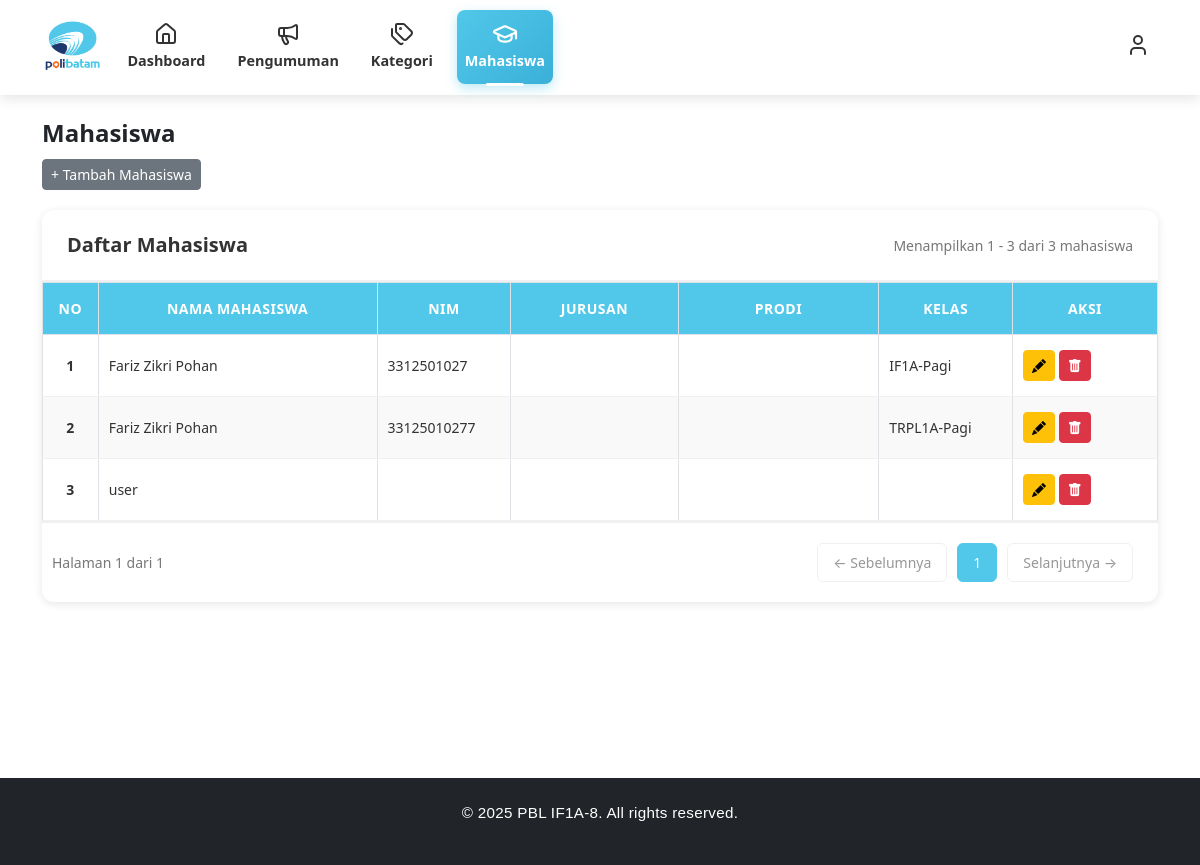
Screenshot of /views/admin/mahasiswa.php (signed in) with the database file from the repository.
### tables this page shows
CREATE TABLE `mahasiswa` (
  `mahasiswa_id` int NOT NULL,
  `nim` varchar(20) NOT NULL,
  `nama_lengkap` varchar(100) NOT NULL,
  `username` varchar(50) NOT NULL,
  `password` varchar(255) NOT NULL,
  `jurusan_id` int DEFAULT NULL,
  `prodi_id` int DEFAULT NULL,
  `kelas` varchar(50) NOT NULL,
  `email` varchar(100) DEFAULT NULL,
  `alamat` text,
  `created_at` timestamp NULL DEFAULT CURRENT_TIMESTAMP
);

### app/models/mahasiswa_model.php (called while the page is built, shortened)
<?php
class MahasiswaModel
{
    private $db;
    public function __construct()
    {
        $this->db = new mysqli('localhost', 'root', '', 'db_pbl8');
    }
    public function getAll()
    {
        $query = "SELECT
                    m.mahasiswa_id,
                    m.nim,
                    m.nama_lengkap,
                    m.kelas,
                    m.email,
                    m.alamat,
                    m.jurusan_id,
                    m.prodi_id,
                    j.nama_jurusan AS jurusan,
                    p.nama_prodi AS prodi,
                    m.created_at
                  FROM mahasiswa m
                  LEFT JOIN jurusan j ON m.jurusan_id = j.jurusan_id
                  LEFT JOIN prodi p ON m.prodi_id = p.prodi_id
                  ORDER BY m.nama_lengkap ASC";
        $result = $this->db->query($query);
        $data = [];
        while ($row = $result->fetch_assoc()) {
            $data[] = $row;
        }
        return $data;
    }
}
?>

### app/controllers/admin/mahasiswa_controller.php (called while the page is built, shortened)
<?php
class MahasiswaControllerAdmin {
    private $mahasiswaModel;
    public function __construct() {
        include __DIR__ . '/../../../config/config.php';
        require_once __DIR__ . '/../../models/mahasiswa_model.php';
        $this->mahasiswaModel = new MahasiswaModel($config);
    }
    public function index() {
        return $this->mahasiswaModel->getAll();
    }
}
?>

### views/admin/mahasiswa.php (the view, shortened to what this page needs)
<?php
require_once __DIR__ . '/../../app/controllers/admin/mahasiswa_controller.php';
 $mahasiswaController = new MahasiswaControllerAdmin();
 $itemsPerPage = 10;
 $currentPage = isset($_GET['page']) ? max(1, intval($_GET['page'])) : 1;
 $offset = ($currentPage - 1) * $itemsPerPage;
 $allMahasiswa = $mahasiswaController->index();
 $totalData = count($allMahasiswa);
 $totalPages = ceil($totalData / $itemsPerPage);
 $mahasiswaList = array_slice($allMahasiswa, $offset, $itemsPerPage);
 $startData = $totalData > 0 ? $offset + 1 : 0;
 $endData = min($offset + $itemsPerPage, $totalData);
?>
<!DOCTYPE html>
<html lang="id">
<head>
    <link href="https://cdn.jsdelivr.net/npm/bootstrap@5.3.3/dist/css/bootstrap.min.css" rel="stylesheet">
    <link href="https://cdn.jsdelivr.net/npm/bootstrap-icons@1.11.3/font/bootstrap-icons.css" rel="stylesheet">
</head>
<body class="mahasiswa-page">
    <?php include("header.php"); ?>
    <main class="container my-4 mb-5 pb-5">
        <div class="mb-3">
            <h4 class="fw-bold mb-1">Mahasiswa</h4>
            <button class="btn btn-secondary btn-sm mt-2" data-bs-toggle="modal" data-bs-target="#modalTambahMahasiswa">
                + Tambah Mahasiswa
            </button>
        </div>
        <?php if (empty($allMahasiswa)): ?>
            <div class="empty-state">
                <i class="bi bi-inbox"></i>
                <h5>Belum Ada Data Mahasiswa</h5>
                <p>Silakan tambahkan mahasiswa pertama Anda</p>
            </div>
        <?php else: ?>
            <div class="table-section">
                <div class="table-header">
                    <div class="table-title">Daftar Mahasiswa</div>
                    <div class="entries-info">
                        Menampilkan <?= $startData; ?> - <?= $endData; ?> dari <?= $totalData; ?> mahasiswa
                    </div>
                </div>
                <div class="table-wrapper">
                    <table class="table table-bordered">
                        <thead>
                            <tr>
                                <th style="width: 5%;">No</th>
                                <th style="width: 25%;">Nama Mahasiswa</th>
                                <th style="width: 12%;">NIM</th>
                                <th style="width: 15%;">Jurusan</th>
                                <th style="width: 18%;">Prodi</th>
                                <th style="width: 12%;">Kelas</th>
                                <th style="width: 13%;">Aksi</th>
                            </tr>
                        </thead>
                        <tbody id="mahasiswaTableBody">
                            <?php
                            foreach ($mahasiswaList as $index => $mahasiswa):
                                $nomor = $offset + $index + 1;
                            ?>
                                <tr data-id="<?= $mahasiswa['mahasiswa_id'] ?>">
                                    <td><?= $nomor ?></td>
                                    <td class="col-nama"><?= htmlspecialchars($mahasiswa['nama_lengkap']) ?></td>
                                    <td class="col-nim"><?= htmlspecialchars($mahasiswa['nim']) ?></td>
                                    <td class="col-jurusan"><?= htmlspecialchars($mahasiswa['nama_jurusan']) ?></td>
                                    <td class="col-prodi"><?= htmlspecialchars($mahasiswa['nama_prodi']) ?></td>
                                    <td class="col-kelas"><?= htmlspecialchars($mahasiswa['kelas']) ?></td>
                                    <td class="col-aksi">
                                        <button class="btn btn-warning btn-sm edit-btn"
                                            data-id="<?= $mahasiswa['mahasiswa_id'] ?>" data-bs-toggle="modal"
                                            data-bs-target="#modalEditMahasiswa"><i class="bi bi-pencil-fill"></i></button>
                                        <button class="btn btn-danger btn-sm delete-btn"
                                            data-id="<?= $mahasiswa['mahasiswa_id'] ?>"
                                            data-nama="<?= htmlspecialchars($mahasiswa['nama_lengkap']) ?>"><i
                                                class="bi bi-trash-fill"></i></button>
                                    </td>
                                </tr>
                            <?php endforeach; ?>
                        </tbody>
                    </table>
                </div>
                <?php if ($totalData > 0): ?>
                    <div class="pagination">
                        <div class="page-info">
                            Halaman <?= $currentPage; ?> dari <?= $totalPages; ?>
                        </div>
                        <div class="page-buttons">
                            <?php if ($currentPage > 1): ?>
                                <a href="?page=<?= $currentPage - 1; ?>" class="page-btn">
                                    ← Sebelumnya
                                </a>
                            <?php else: ?>
                                <button class="page-btn" disabled>← Sebelumnya</button>
                            <?php endif; ?>
                            <?php
                            $range = 2;
                            $start = max(1, $currentPage - $range);
                            $end = min($totalPages, $currentPage + $range);
                            for ($i = $start; $i <= $end; $i++) {
                                $active = ($i == $currentPage) ? 'active' : '';
                                echo '<a href="?page=' . $i . '" class="page-btn ' . $active . '">' . $i . '</a>';
                            }
                            ?>
                            <?php if ($currentPage < $totalPages): ?>
                                <a href="?page=<?= $currentPage + 1; ?>" class="page-btn">
                                    Selanjutnya →
                                </a>
                            <?php else: ?>
                                <button class="page-btn" disabled>Selanjutnya →</button>
                            <?php endif; ?>
                        </div>
                    </div>
                <?php endif; ?>
            </div>
        <?php endif; ?>
    </main>
    <?php include("footer.php"); ?>
</body>
</html>

### views/admin/mahasiswa.php (style rules this page uses)
.table-section { background: white; border-radius: 12px; box-shadow: 0 2px 8px rgba(0, 0, 0, 0.1); overflow: hidden; margin-top: 20px; margin-bottom: 80px !important; }
.table-header { padding: 20px 25px; border-bottom: 2px solid #f0f0f0; display: flex; justify-content: space-between; align-items: center; }
.table-title { font-size: 20px; font-weight: 600; color: #333; }
.entries-info { font-size: 14px; color: #777; }
.table-wrapper { overflow-x: auto; }
table.table { margin-bottom: 0; width: 100%; border-collapse: collapse; }
table.table thead th { background-color: #51c8e9 !important; color: white !important; text-align: center !important; padding: 15px 10px; font-weight: 600; font-size: 14px; text-transform: uppercase; letter-spacing: 0.5px; white-space: nowrap; }
table.table thead th:first-child { text-align: center !important; }
table.table tbody td { padding: 15px 10px; border-bottom: 1px solid #f0f0f0; color: #333; font-size: 14px; vertical-align: middle; }
table.table tbody tr { transition: background 0.2s; }
table.table tbody tr:nth-child(odd) td { background-color: #ffffff !important; }
table.table tbody tr:nth-child(even) td { background-color: #f9f9f9 !important; }
table.table tbody td:first-child { text-align: center !important; font-weight: bold; }
.pagination { padding: 20px 25px; display: flex; justify-content: space-between; align-items: center; border-top: 2px solid #f0f0f0; }
.page-info { font-size: 14px; color: #777; margin-left: 10px; }
.page-buttons { display: flex; gap: 10px; }
.page-btn { padding: 8px 15px; border: 1px solid #e0e0e0; background: white; border-radius: 6px; cursor: pointer; font-size: 14px; transition: all 0.3s; text-decoration: none; color: #333; }
.page-btn:disabled { opacity: 0.5; cursor: not-allowed; }
.page-btn.active { background: #51c8e9; color: white; border-color: #51c8e9; }

### views/admin/footer.php (style rules this page uses)
body { display: flex; flex-direction: column; min-height: 100vh; }
main { flex: 1; }

### rows the page displays
mahasiswa: nomor "1", nama_lengkap "Fariz Zikri Pohan", nim "3312501027", kelas "IF1A-Pagi"
mahasiswa: nomor "2", nama_lengkap "Fariz Zikri Pohan", nim "33125010277", kelas "TRPL1A-Pagi"
mahasiswa: nomor "3", nama_lengkap "user"

### other values shown
$startData "1"
$endData "3"
$totalData "3"
$currentPage "1"
$totalPages "1"
